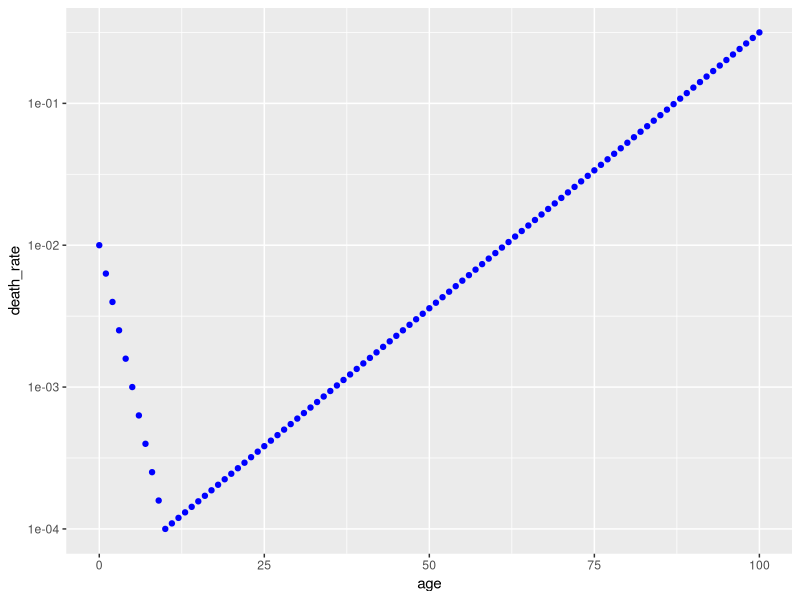
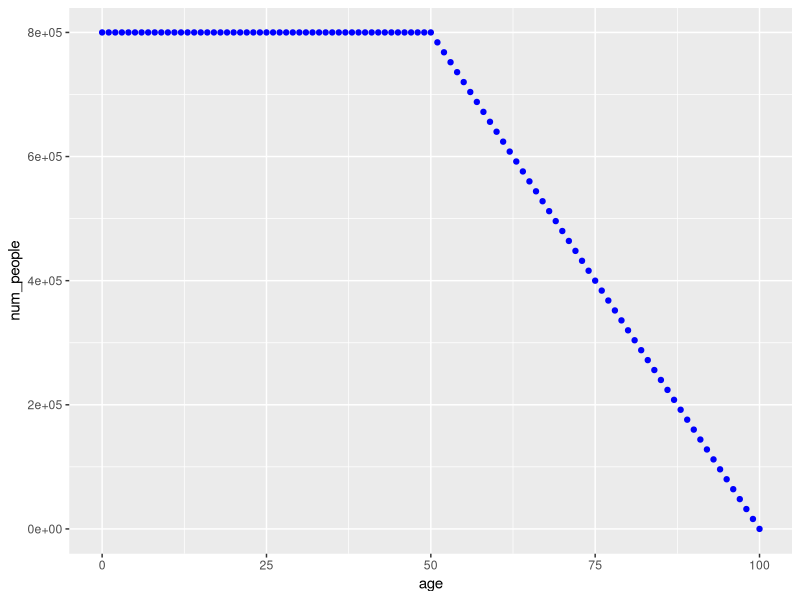
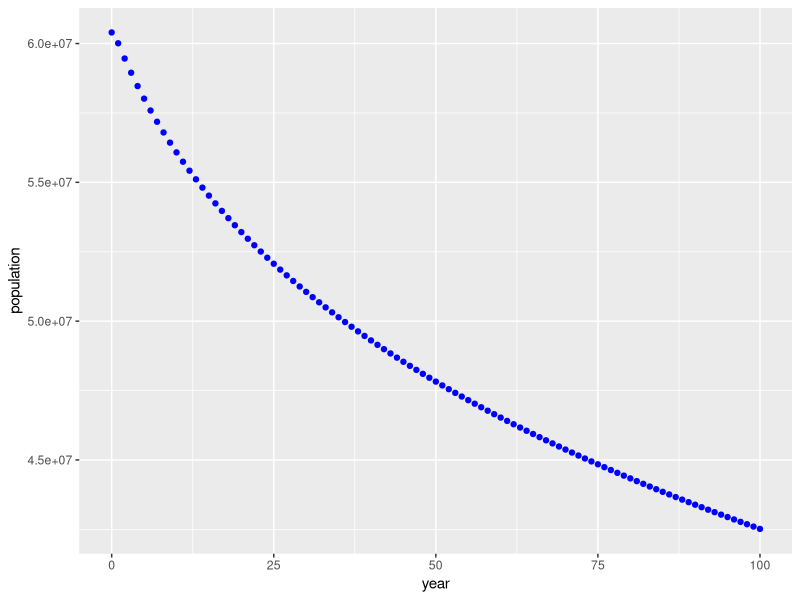

Source code (R) for these figures, in order:
library(dplyr)
library(ggplot2)

demog <- data.frame(age = 0:100,
                    num_people = rep(800000,101),
                    death_rate = rep(1,101),
                    year = 0)


demog <- 
    demog %>%
    mutate(death_rate = if_else(age <11, 10 ** (age * (-0.2) - 2), 10 ** (age * (3.5/90) - 39.5/9))) %>%
    
    mutate(num_people = num_people - if_else(age < 50, 0, 800000* (age - 50) / 50)) 

demog %>% ggplot(aes(x = age, y = death_rate)) + geom_point(colour = "blue") + scale_y_log10()
demog %>% ggplot(aes(x = age, y = num_people)) + geom_point(colour = "blue") 


demog %>% summarise(num_death = sum(num_people*death_rate), population = sum(num_people))

for(i in (1:100)){
    demog <- 
        demog %>% 
        filter(year == max(year)) %>%
        mutate(num_people = num_people * (1-death_rate) %>% lag(1)) %>% 
        mutate(num_people = replace(num_people, is.na(num_people), 1000000)) %>%
        mutate(year = year + 1) %>%
        rbind(demog)
}



demog %>% group_by(year) %>% summarise(num_death = sum(num_people*death_rate), population = sum(num_people)) %>% View()


demog %>% group_by(year) %>% summarise(sum(num_people*death_rate)) %>% View()

demog %>% group_by(year) %>% summarise(population = sum(num_people)) %>%
    ggplot(aes(x = year, y = population)) + geom_point(colour = "blue")
